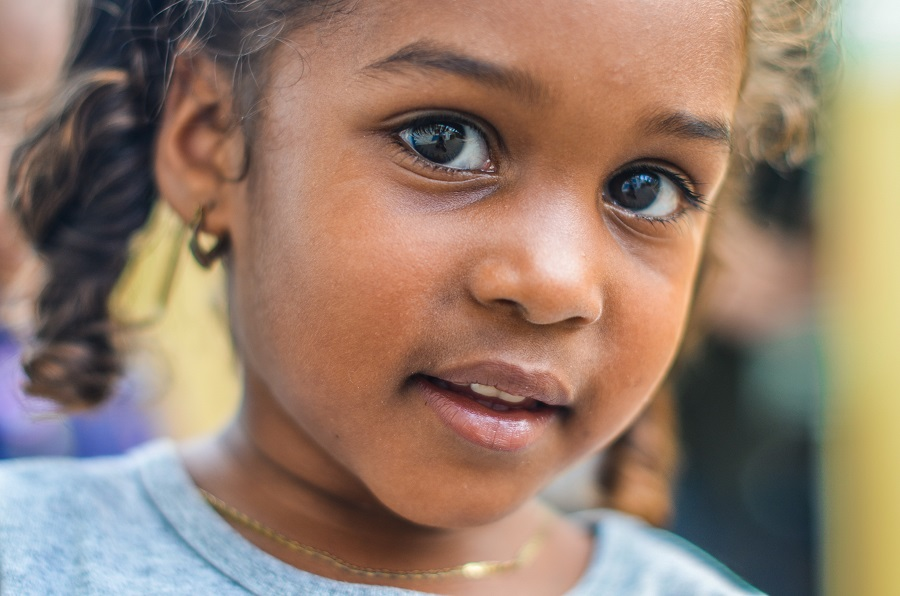
#> input picture test_samples/original1.jpg, 900 x 596 px, found by its file name
$ python add_noise.py
#> lines starting #> are read from the running program, lines starting #| are printed output that depends on the picture
import skimage
from skimage import data, io
import matplotlib.pyplot as plt

img_path = 'test_samples/original1.jpg'
img = skimage.io.imread(img_path)
#> img is the input picture: shape (596, 900, 3); mean R, G, B 149.8, 125.4, 108.7

gaussian = skimage.util.random_noise(img, mode='gaussian')
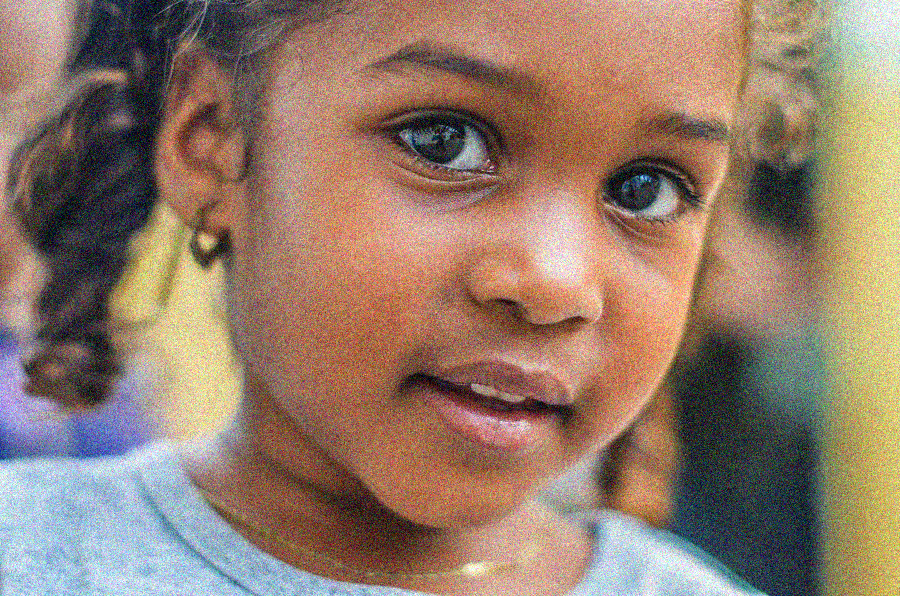
#> gaussian: shape (596, 900, 3) float64; mean R, G, B 0.587, 0.492, 0.426

# [4 lines of commented-out code are left out]

#> (the run stopped early here; a loop or call above may not have finished)

$ run again, with test_samples/original2.jpg copied over test_samples/original1.jpg
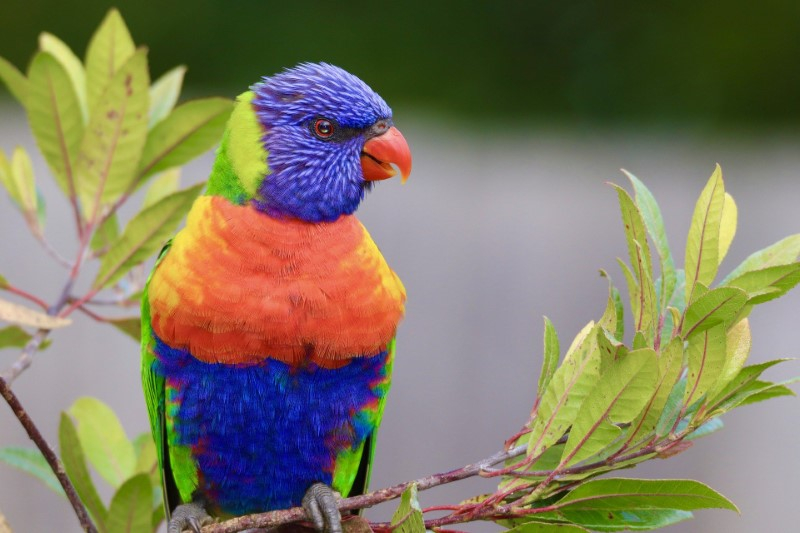
#> input picture test_samples/original2.jpg, 800 x 533 px, found by its file name
#> img is the input picture: shape (533, 800, 3); mean R, G, B 127.3, 122.1, 97
#> `gaussian = skimage.util.random_noise(img, mode='gaussian')`:
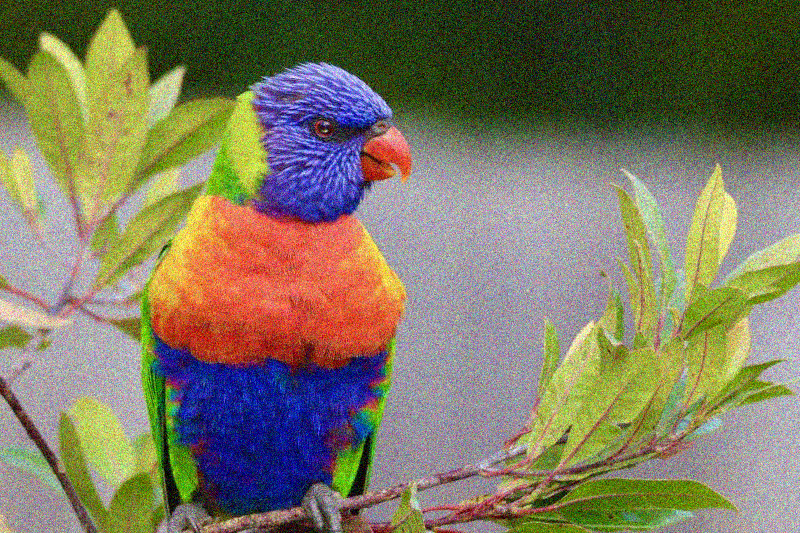
#> gaussian: shape (533, 800, 3) float64; mean R, G, B 0.5, 0.48, 0.385
